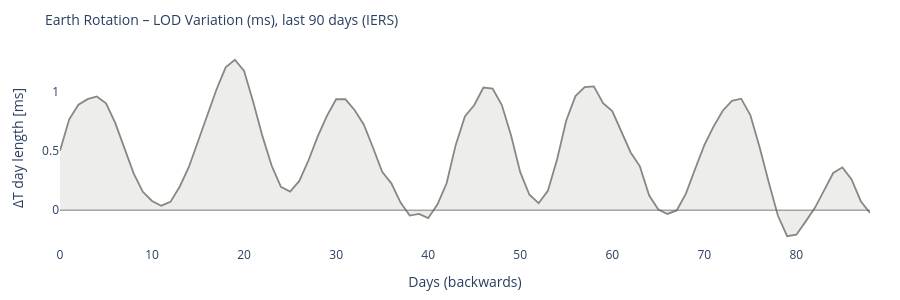

The notebook cell saved with this chart:
### Code cell
# ============================================================
# EARTH ROTATION – LOD variation (if IERS available)
# ============================================================

lod_col = None
if df_iers is not None:
    lod_col = next((c for c in df_iers.columns if 'lod' in c), None)

if df_iers is not None and lod_col:
    fig = go.Figure()
    fig.add_trace(go.Scatter(
        y=df_iers[lod_col].values,
        mode='lines',
        line=dict(color='#888780', width=1.8),
        fill='tozeroy', fillcolor='rgba(136,135,128,0.15)',
        name='LOD'
    ))
    fig.add_hline(y=0, line_color='#5F5E5A', line_width=0.8)
    fig.update_layout(
        title=dict(text='Earth Rotation – LOD Variation (ms), last 90 days (IERS)', font=dict(size=14)),
        xaxis_title='Days (backwards)', yaxis_title='ΔT day length [ms]',
        height=300,
        plot_bgcolor='rgba(0,0,0,0)', paper_bgcolor='rgba(0,0,0,0)',
        margin=dict(l=60, r=30, t=50, b=40)
    )
    fig.show()
else:
    print('IERS LOD data unavailable or column not found.')
    print('Reference: nominal day length =', CONSTANTS['sidereal_day_s'], 's')

### Figure 1 — Plotly figure (JSON) as saved in the notebook; plotly's stock layout.template omitted (floating-point values rounded to 4 significant figures)
{"data": [{"fill": "tozeroy", "fillcolor": "rgba(136,135,128,0.15)", "line": {"color": "#888780", "width": 1.8}, "mode": "lines", "name": "LOD", "type": "scatter", "y": [0.5029, 0.7694, 0.8929, 0.9401, 0.9634, 0.9045, 0.7392, 0.528, 0.3112, 0.1555, 0.0778, 0.0379, 0.0704, 0.1984, 0.3662, 0.584, 0.8049, 1.023, 1.21, 1.274, 1.18, 0.9141, 0.625, 0.3759, 0.1979, 0.1567, 0.2475, 0.4227, 0.6256, 0.7984, 0.9395, 0.94, 0.8489, 0.7261, 0.5309, 0.3259, 0.2273, 0.064, -0.0456, -0.0323, -0.0678, 0.0471, 0.2273, 0.5552, 0.7966, 0.8887, 1.039, 1.03, 0.8904, 0.6339, 0.322, 0.1304, 0.059, 0.1631, 0.43, 0.7594, 0.9666, 1.043, 1.049, 0.9068, 0.84, 0.6705, 0.4888, 0.3711, 0.1259, 0.0052, -0.0321, -0.0021, 0.14, 0.3488, 0.5514, 0.7081, 0.8425, 0.926, 0.9446, 0.8058, 0.5352, 0.2359, -0.0474, -0.2206, -0.2079, -0.0971, 0.0172, 0.1652, 0.3151, 0.3629, 0.2607, 0.0758, -0.0238]}], "layout": {"height": 300, "margin": {"b": 40, "l": 60, "r": 30, "t": 50}, "paper_bgcolor": "rgba(0,0,0,0)", "plot_bgcolor": "rgba(0,0,0,0)", "shapes": [{"line": {"color": "#5F5E5A", "width": 0.8}, "type": "line", "x0": 0, "x1": 1, "xref": "x domain", "y0": 0, "y1": 0, "yref": "y"}], "title": {"font": {"size": 14}, "text": "Earth Rotation – LOD Variation (ms), last 90 days (IERS)"}, "xaxis": {"title": {"text": "Days (backwards)"}}, "yaxis": {"title": {"text": "ΔT day length [ms]"}}}}
